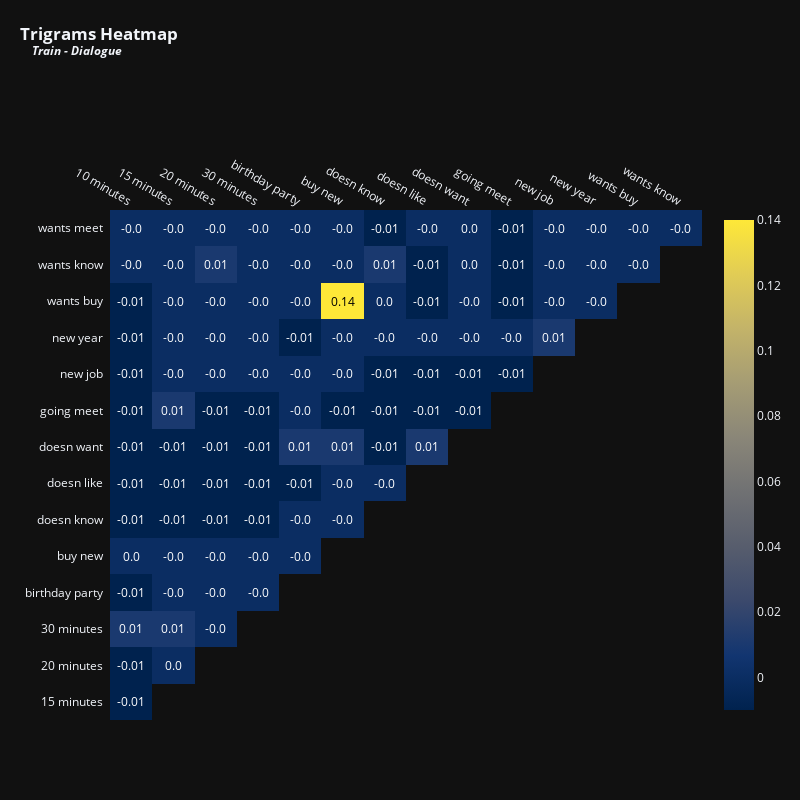

This figure's notebook cell:
### Markdown cell above
The last row gives us an idea of why we see so many terms related to minutes in summaries, but not in dialogues. In dialogues, poeple may write `15min` together or even other forms of it, such as `15m`, whereas the summaries give us a patternized desciption, making it natural to be more prominent than other forms to describe time.

### Visualization the trigrams

### Code cell
vectorizer=TfidfVectorizer(max_features=15, stop_words='english', ngram_range=(3,3))
x=vectorizer.fit_transform(train['dialogue'].fillna(''))
df_tfidfvet=pd.DataFrame(x.toarray(), columns=vectorizer.get_feature_names_out())
plot_correlation(df_tfidvect, 'Trigrams', 'Train - Dialogue', 800, 800, 12)

### Figure 1 — Plotly figure (JSON) as saved in the notebook; plotly's stock layout.template omitted (floating-point values rounded to 4 significant figures)
{"data": [{"colorscale": [[0, "#00224e"], [0.1111, "#123570"], [0.2222, "#3b496c"], [0.3333, "#575d6d"], [0.4444, "#707173"], [0.5556, "#8a8678"], [0.6667, "#a59c74"], [0.7778, "#c3b369"], [0.8889, "#e1cc55"], [1, "#fee838"]], "reversescale": false, "showscale": false, "x": ["10 minutes", "15 minutes", "20 minutes", "30 minutes", "birthday party", "buy new", "doesn know", "doesn like", "doesn want", "going meet", "new job", "new year", "wants buy", "wants know"], "y": ["wants meet", "wants know", "wants buy", "new year", "new job", "going meet", "doesn want", "doesn like", "doesn know", "buy new", "birthday party", "30 minutes", "20 minutes", "15 minutes"], "z": [[0, 0, 0, 0, 0, 0, -0.01, 0, 0, -0.01, 0, 0, 0, 0], [0, 0, 0.01, 0, 0, 0, 0.01, -0.01, 0, -0.01, 0, 0, 0], [-0.01, 0, 0, 0, 0, 0.14, 0, -0.01, 0, -0.01, 0, 0], [-0.01, 0, 0, 0, -0.01, 0, 0, 0, 0, 0, 0.01], [-0.01, 0, 0, 0, 0, 0, -0.01, -0.01, -0.01, -0.01], [-0.01, 0.01, -0.01, -0.01, 0, -0.01, -0.01, -0.01, -0.01], [-0.01, -0.01, -0.01, -0.01, 0.01, 0.01, -0.01, 0.01], [-0.01, -0.01, -0.01, -0.01, -0.01, 0, 0], [-0.01, -0.01, -0.01, -0.01, 0, 0], [0, 0, 0, 0, 0], [-0.01, 0, 0, 0], [0.01, 0.01, 0], [-0.01, 0], [-0.01]], "type": "heatmap"}, {"colorscale": [[0, "#00224e"], [0.1111, "#123570"], [0.2222, "#3b496c"], [0.3333, "#575d6d"], [0.4444, "#707173"], [0.5556, "#8a8678"], [0.6667, "#a59c74"], [0.7778, "#c3b369"], [0.8889, "#e1cc55"], [1, "#fee838"]], "showscale": true, "visible": true, "z": [[0, 0, 0, 0, 0, 0, -0.01, 0, 0, -0.01, 0, 0, 0, 0], [0, 0, 0.01, 0, 0, 0, 0.01, -0.01, 0, -0.01, 0, 0, 0], [-0.01, 0, 0, 0, 0, 0.14, 0, -0.01, 0, -0.01, 0, 0], [-0.01, 0, 0, 0, -0.01, 0, 0, 0, 0, 0, 0.01], [-0.01, 0, 0, 0, 0, 0, -0.01, -0.01, -0.01, -0.01], [-0.01, 0.01, -0.01, -0.01, 0, -0.01, -0.01, -0.01, -0.01], [-0.01, -0.01, -0.01, -0.01, 0.01, 0.01, -0.01, 0.01], [-0.01, -0.01, -0.01, -0.01, -0.01, 0, 0], [-0.01, -0.01, -0.01, -0.01, 0, 0], [0, 0, 0, 0, 0], [-0.01, 0, 0, 0], [0.01, 0.01, 0], [-0.01, 0], [-0.01]], "type": "heatmap"}], "layout": {"annotations": [{"font": {"color": "#FFFFFF", "size": 12}, "showarrow": false, "text": "-0.0", "x": "10 minutes", "xref": "x", "y": "wants meet", "yref": "y"}, {"font": {"color": "#FFFFFF", "size": 12}, "showarrow": false, "text": "-0.0", "x": "15 minutes", "xref": "x", "y": "wants meet", "yref": "y"}, {"font": {"color": "#FFFFFF", "size": 12}, "showarrow": false, "text": "-0.0", "x": "20 minutes", "xref": "x", "y": "wants meet", "yref": "y"}, {"font": {"color": "#FFFFFF", "size": 12}, "showarrow": false, "text": "-0.0", "x": "30 minutes", "xref": "x", "y": "wants meet", "yref": "y"}, {"font": {"color": "#FFFFFF", "size": 12}, "showarrow": false, "text": "-0.0", "x": "birthday party", "xref": "x", "y": "wants meet", "yref": "y"}, {"font": {"color": "#FFFFFF", "size": 12}, "showarrow": false, "text": "-0.0", "x": "buy new", "xref": "x", "y": "wants meet", "yref": "y"}, {"font": {"color": "#FFFFFF", "size": 12}, "showarrow": false, "text": "-0.01", "x": "doesn know", "xref": "x", "y": "wants meet", "yref": "y"}, {"font": {"color": "#FFFFFF", "size": 12}, "showarrow": false, "text": "-0.0", "x": "doesn like", "xref": "x", "y": "wants meet", "yref": "y"}, {"font": {"color": "#FFFFFF", "size": 12}, "showarrow": false, "text": "0.0", "x": "doesn want", "xref": "x", "y": "wants meet", "yref": "y"}, {"font": {"color": "#FFFFFF", "size": 12}, "showarrow": false, "text": "-0.01", "x": "going meet", "xref": "x", "y": "wants meet", "yref": "y"}, {"font": {"color": "#FFFFFF", "size": 12}, "showarrow": false, "text": "-0.0", "x": "new job", "xref": "x", "y": "wants meet", "yref": "y"}, {"font": {"color": "#FFFFFF", "size": 12}, "showarrow": false, "text": "-0.0", "x": "new year", "xref": "x", "y": "wants meet", "yref": "y"}, {"font": {"color": "#FFFFFF", "size": 12}, "showarrow": false, "text": "-0.0", "x": "wants buy", "xref": "x", "y": "wants meet", "yref": "y"}, {"font": {"color": "#FFFFFF", "size": 12}, "showarrow": false, "text": "-0.0", "x": "wants know", "xref": "x", "y": "wants meet", "yref": "y"}, {"font": {"color": "#FFFFFF", "size": 12}, "showarrow": false, "text": "-0.0", "x": "10 minutes", "xref": "x", "y": "wants know", "yref": "y"}, {"font": {"color": "#FFFFFF", "size": 12}, "showarrow": false, "text": "-0.0", "x": "15 minutes", "xref": "x", "y": "wants know", "yref": "y"}, {"font": {"color": "#FFFFFF", "size": 12}, "showarrow": false, "text": "0.01", "x": "20 minutes", "xref": "x", "y": "wants know", "yref": "y"}, {"font": {"color": "#FFFFFF", "size": 12}, "showarrow": false, "text": "-0.0", "x": "30 minutes", "xref": "x", "y": "wants know", "yref": "y"}, {"font": {"color": "#FFFFFF", "size": 12}, "showarrow": false, "text": "-0.0", "x": "birthday party", "xref": "x", "y": "wants know", "yref": "y"}, {"font": {"color": "#FFFFFF", "size": 12}, "showarrow": false, "text": "-0.0", "x": "buy new", "xref": "x", "y": "wants know", "yref": "y"}, {"font": {"color": "#FFFFFF", "size": 12}, "showarrow": false, "text": "0.01", "x": "doesn know", "xref": "x", "y": "wants know", "yref": "y"}, {"font": {"color": "#FFFFFF", "size": 12}, "showarrow": false, "text": "-0.01", "x": "doesn like", "xref": "x", "y": "wants know", "yref": "y"}, {"font": {"color": "#FFFFFF", "size": 12}, "showarrow": false, "text": "0.0", "x": "doesn want", "xref": "x", "y": "wants know", "yref": "y"}, {"font": {"color": "#FFFFFF", "size": 12}, "showarrow": false, "text": "-0.01", "x": "going meet", "xref": "x", "y": "wants know", "yref": "y"}, {"font": {"color": "#FFFFFF", "size": 12}, "showarrow": false, "text": "-0.0", "x": "new job", "xref": "x", "y": "wants know", "yref": "y"}, {"font": {"color": "#FFFFFF", "size": 12}, "showarrow": false, "text": "-0.0", "x": "new year", "xref": "x", "y": "wants know", "yref": "y"}, {"font": {"color": "#FFFFFF", "size": 12}, "showarrow": false, "text": "-0.0", "x": "wants buy", "xref": "x", "y": "wants know", "yref": "y"}, {"font": {"color": "#FFFFFF", "size": 12}, "showarrow": false, "text": "-0.01", "x": "10 minutes", "xref": "x", "y": "wants buy", "yref": "y"}, {"font": {"color": "#FFFFFF", "size": 12}, "showarrow": false, "text": "-0.0", "x": "15 minutes", "xref": "x", "y": "wants buy", "yref": "y"}, {"font": {"color": "#FFFFFF", "size": 12}, "showarrow": false, "text": "-0.0", "x": "20 minutes", "xref": "x", "y": "wants buy", "yref": "y"}, {"font": {"color": "#FFFFFF", "size": 12}, "showarrow": false, "text": "-0.0", "x": "30 minutes", "xref": "x", "y": "wants buy", "yref": "y"}, {"font": {"color": "#FFFFFF", "size": 12}, "showarrow": false, "text": "-0.0", "x": "birthday party", "xref": "x", "y": "wants buy", "yref": "y"}, {"font": {"color": "#000000", "size": 12}, "showarrow": false, "text": "0.14", "x": "buy new", "xref": "x", "y": "wants buy", "yref": "y"}, {"font": {"color": "#FFFFFF", "size": 12}, "showarrow": false, "text": "0.0", "x": "doesn know", "xref": "x", "y": "wants buy", "yref": "y"}, {"font": {"color": "#FFFFFF", "size": 12}, "showarrow": false, "text": "-0.01", "x": "doesn like", "xref": "x", "y": "wants buy", "yref": "y"}, {"font": {"color": "#FFFFFF", "size": 12}, "showarrow": false, "text": "-0.0", "x": "doesn want", "xref": "x", "y": "wants buy", "yref": "y"}, {"font": {"color": "#FFFFFF", "size": 12}, "showarrow": false, "text": "-0.01", "x": "going meet", "xref": "x", "y": "wants buy", "yref": "y"}, {"font": {"color": "#FFFFFF", "size": 12}, "showarrow": false, "text": "-0.0", "x": "new job", "xref": "x", "y": "wants buy", "yref": "y"}, {"font": {"color": "#FFFFFF", "size": 12}, "showarrow": false, "text": "-0.0", "x": "new year", "xref": "x", "y": "wants buy", "yref": "y"}, {"font": {"color": "#FFFFFF", "size": 12}, "showarrow": false, "text": "-0.01", "x": "10 minutes", "xref": "x", "y": "new year", "yref": "y"}, {"font": {"color": "#FFFFFF", "size": 12}, "showarrow": false, "text": "-0.0", "x": "15 minutes", "xref": "x", "y": "new year", "yref": "y"}, {"font": {"color": "#FFFFFF", "size": 12}, "showarrow": false, "text": "-0.0", "x": "20 minutes", "xref": "x", "y": "new year", "yref": "y"}, {"font": {"color": "#FFFFFF", "size": 12}, "showarrow": false, "text": "-0.0", "x": "30 minutes", "xref": "x", "y": "new year", "yref": "y"}, {"font": {"color": "#FFFFFF", "size": 12}, "showarrow": false, "text": "-0.01", "x": "birthday party", "xref": "x", "y": "new year", "yref": "y"}, {"font": {"color": "#FFFFFF", "size": 12}, "showarrow": false, "text": "-0.0", "x": "buy new", "xref": "x", "y": "new year", "yref": "y"}, {"font": {"color": "#FFFFFF", "size": 12}, "showarrow": false, "text": "-0.0", "x": "doesn know", "xref": "x", "y": "new year", "yref": "y"}, {"font": {"color": "#FFFFFF", "size": 12}, "showarrow": false, "text": "-0.0", "x": "doesn like", "xref": "x", "y": "new year", "yref": "y"}, {"font": {"color": "#FFFFFF", "size": 12}, "showarrow": false, "text": "-0.0", "x": "doesn want", "xref": "x", "y": "new year", "yref": "y"}, {"font": {"color": "#FFFFFF", "size": 12}, "showarrow": false, "text": "-0.0", "x": "going meet", "xref": "x", "y": "new year", "yref": "y"}, {"font": {"color": "#FFFFFF", "size": 12}, "showarrow": false, "text": "0.01", "x": "new job", "xref": "x", "y": "new year", "yref": "y"}, {"font": {"color": "#FFFFFF", "size": 12}, "showarrow": false, "text": "-0.01", "x": "10 minutes", "xref": "x", "y": "new job", "yref": "y"}, {"font": {"color": "#FFFFFF", "size": 12}, "showarrow": false, "text": "-0.0", "x": "15 minutes", "xref": "x", "y": "new job", "yref": "y"}, {"font": {"color": "#FFFFFF", "size": 12}, "showarrow": false, "text": "-0.0", "x": "20 minutes", "xref": "x", "y": "new job", "yref": "y"}, {"font": {"color": "#FFFFFF", "size": 12}, "showarrow": false, "text": "-0.0", "x": "30 minutes", "xref": "x", "y": "new job", "yref": "y"}, {"font": {"color": "#FFFFFF", "size": 12}, "showarrow": false, "text": "-0.0", "x": "birthday party", "xref": "x", "y": "new job", "yref": "y"}, {"font": {"color": "#FFFFFF", "size": 12}, "showarrow": false, "text": "-0.0", "x": "buy new", "xref": "x", "y": "new job", "yref": "y"}, {"font": {"color": "#FFFFFF", "size": 12}, "showarrow": false, "text": "-0.01", "x": "doesn know", "xref": "x", "y": "new job", "yref": "y"}, {"font": {"color": "#FFFFFF", "size": 12}, "showarrow": false, "text": "-0.01", "x": "doesn like", "xref": "x", "y": "new job", "yref": "y"}, {"font": {"color": "#FFFFFF", "size": 12}, "showarrow": false, "text": "-0.01", "x": "doesn want", "xref": "x", "y": "new job", "yref": "y"}, {"font": {"color": "#FFFFFF", "size": 12}, "showarrow": false, "text": "-0.01", "x": "going meet", "xref": "x", "y": "new job", "yref": "y"}, {"font": {"color": "#FFFFFF", "size": 12}, "showarrow": false, "text": "-0.01", "x": "10 minutes", "xref": "x", "y": "going meet", "yref": "y"}, {"font": {"color": "#FFFFFF", "size": 12}, "showarrow": false, "text": "0.01", "x": "15 minutes", "xref": "x", "y": "going meet", "yref": "y"}, {"font": {"color": "#FFFFFF", "size": 12}, "showarrow": false, "text": "-0.01", "x": "20 minutes", "xref": "x", "y": "going meet", "yref": "y"}, {"font": {"color": "#FFFFFF", "size": 12}, "showarrow": false, "text": "-0.01", "x": "30 minutes", "xref": "x", "y": "going meet", "yref": "y"}, {"font": {"color": "#FFFFFF", "size": 12}, "showarrow": false, "text": "-0.0", "x": "birthday party", "xref": "x", "y": "going meet", "yref": "y"}, {"font": {"color": "#FFFFFF", "size": 12}, "showarrow": false, "text": "-0.01", "x": "buy new", "xref": "x", "y": "going meet", "yref": "y"}, {"font": {"color": "#FFFFFF", "size": 12}, "showarrow": false, "text": "-0.01", "x": "doesn know", "xref": "x", "y": "going meet", "yref": "y"}, {"font": {"color": "#FFFFFF", "size": 12}, "showarrow": false, "text": "-0.01", "x": "doesn like", "xref": "x", "y": "going meet", "yref": "y"}, {"font": {"color": "#FFFFFF", "size": 12}, "showarrow": false, "text": "-0.01", "x": "doesn want", "xref": "x", "y": "going meet", "yref": "y"}, {"font": {"color": "#FFFFFF", "size": 12}, "showarrow": false, "text": "-0.01", "x": "10 minutes", "xref": "x", "y": "doesn want", "yref": "y"}, {"font": {"color": "#FFFFFF", "size": 12}, "showarrow": false, "text": "-0.01", "x": "15 minutes", "xref": "x", "y": "doesn want", "yref": "y"}, {"font": {"color": "#FFFFFF", "size": 12}, "showarrow": false, "text": "-0.01", "x": "20 minutes", "xref": "x", "y": "doesn want", "yref": "y"}, {"font": {"color": "#FFFFFF", "size": 12}, "showarrow": false, "text": "-0.01", "x": "30 minutes", "xref": "x", "y": "doesn want", "yref": "y"}, {"font": {"color": "#FFFFFF", "size": 12}, "showarrow": false, "text": "0.01", "x": "birthday party", "xref": "x", "y": "doesn want", "yref": "y"}, {"font": {"color": "#FFFFFF", "size": 12}, "showarrow": false, "text": "0.01", "x": "buy new", "xref": "x", "y": "doesn want", "yref": "y"}, {"font": {"color": "#FFFFFF", "size": 12}, "showarrow": false, "text": "-0.01", "x": "doesn know", "xref": "x", "y": "doesn want", "yref": "y"}, {"font": {"color": "#FFFFFF", "size": 12}, "showarrow": false, "text": "0.01", "x": "doesn like", "xref": "x", "y": "doesn want", "yref": "y"}, {"font": {"color": "#FFFFFF", "size": 12}, "showarrow": false, "text": "-0.01", "x": "10 minutes", "xref": "x", "y": "doesn like", "yref": "y"}, {"font": {"color": "#FFFFFF", "size": 12}, "showarrow": false, "text": "-0.01", "x": "15 minutes", "xref": "x", "y": "doesn like", "yref": "y"}, {"font": {"color": "#FFFFFF", "size": 12}, "showarrow": false, "text": "-0.01", "x": "20 minutes", "xref": "x", "y": "doesn like", "yref": "y"}, {"font": {"color": "#FFFFFF", "size": 12}, "showarrow": false, "text": "-0.01", "x": "30 minutes", "xref": "x", "y": "doesn like", "yref": "y"}, {"font": {"color": "#FFFFFF", "size": 12}, "showarrow": false, "text": "-0.01", "x": "birthday party", "xref": "x", "y": "doesn like", "yref": "y"}, {"font": {"color": "#FFFFFF", "size": 12}, "showarrow": false, "text": "-0.0", "x": "buy new", "xref": "x", "y": "doesn like", "yref": "y"}, {"font": {"color": "#FFFFFF", "size": 12}, "showarrow": false, "text": "-0.0", "x": "doesn know", "xref": "x", "y": "doesn like", "yref": "y"}, {"font": {"color": "#FFFFFF", "size": 12}, "showarrow": false, "text": "-0.01", "x": "10 minutes", "xref": "x", "y": "doesn know", "yref": "y"}, {"font": {"color": "#FFFFFF", "size": 12}, "showarrow": false, "text": "-0.01", "x": "15 minutes", "xref": "x", "y": "doesn know", "yref": "y"}, {"font": {"color": "#FFFFFF", "size": 12}, "showarrow": false, "text": "-0.01", "x": "20 minutes", "xref": "x", "y": "doesn know", "yref": "y"}, {"font": {"color": "#FFFFFF", "size": 12}, "showarrow": false, "text": "-0.01", "x": "30 minutes", "xref": "x", "y": "doesn know", "yref": "y"}, {"font": {"color": "#FFFFFF", "size": 12}, "showarrow": false, "text": "-0.0", "x": "birthday party", "xref": "x", "y": "doesn know", "yref": "y"}, {"font": {"color": "#FFFFFF", "size": 12}, "showarrow": false, "text": "-0.0", "x": "buy new", "xref": "x", "y": "doesn know", "yref": "y"}, {"font": {"color": "#FFFFFF", "size": 12}, "showarrow": false, "text": "0.0", "x": "10 minutes", "xref": "x", "y": "buy new", "yref": "y"}, {"font": {"color": "#FFFFFF", "size": 12}, "showarrow": false, "text": "-0.0", "x": "15 minutes", "xref": "x", "y": "buy new", "yref": "y"}, {"font": {"color": "#FFFFFF", "size": 12}, "showarrow": false, "text": "-0.0", "x": "20 minutes", "xref": "x", "y": "buy new", "yref": "y"}, {"font": {"color": "#FFFFFF", "size": 12}, "showarrow": false, "text": "-0.0", "x": "30 minutes", "xref": "x", "y": "buy new", "yref": "y"}, {"font": {"color": "#FFFFFF", "size": 12}, "showarrow": false, "text": "-0.0", "x": "birthday party", "xref": "x", "y": "buy new", "yref": "y"}, {"font": {"color": "#FFFFFF", "size": 12}, "showarrow": false, "text": "-0.01", "x": "10 minutes", "xref": "x", "y": "birthday party", "yref": "y"}, {"font": {"color": "#FFFFFF", "size": 12}, "showarrow": false, "text": "-0.0", "x": "15 minutes", "xref": "x", "y": "birthday party", "yref": "y"}, {"font": {"color": "#FFFFFF", "size": 12}, "showarrow": false, "text": "-0.0", "x": "20 minutes", "xref": "x", "y": "birthday party", "yref": "y"}, {"font": {"color": "#FFFFFF", "size": 12}, "showarrow": false, "text": "-0.0", "x": "30 minutes", "xref": "x", "y": "birthday party", "yref": "y"}, {"font": {"color": "#FFFFFF", "size": 12}, "showarrow": false, "text": "0.01", "x": "10 minutes", "xref": "x", "y": "30 minutes", "yref": "y"}, {"font": {"color": "#FFFFFF", "size": 12}, "showarrow": false, "text": "0.01", "x": "15 minutes", "xref": "x", "y": "30 minutes", "yref": "y"}, {"font": {"color": "#FFFFFF", "size": 12}, "showarrow": false, "text": "-0.0", "x": "20 minutes", "xref": "x", "y": "30 minutes", "yref": "y"}, {"font": {"color": "#FFFFFF", "size": 12}, "showarrow": false, "text": "-0.01", "x": "10 minutes", "xref": "x", "y": "20 minutes", "yref": "y"}, {"font": {"color": "#FFFFFF", "size": 12}, "showarrow": false, "text": "0.0", "x": "15 minutes", "xref": "x", "y": "20 minutes", "yref": "y"}, {"font": {"color": "#FFFFFF", "size": 12}, "showarrow": false, "text": "-0.01", "x": "10 minutes", "xref": "x", "y": "15 minutes", "yref": "y"}], "xaxis": {"dtick": 1, "gridcolor": "rgb(0, 0, 0)", "side": "top", "ticks": "", "showgrid": false, "type": "category", "range": [-0.5, 13.5], "autorange": true}, "yaxis": {"dtick": 1, "ticks": "", "ticksuffix": "  ", "autorange": true, "showgrid": false, "type": "category", "range": [13.5, -0.5]}, "title": {"text": "<b>Trigrams Heatmap<br><sup>&nbsp;&nbsp;&nbsp;&nbsp;<i>Train - Dialogue</i></sup></b>", "x": 0.025, "xanchor": "left", "y": 0.95}, "margin": {"t": 210, "l": 110}, "height": 800, "width": 800}}
